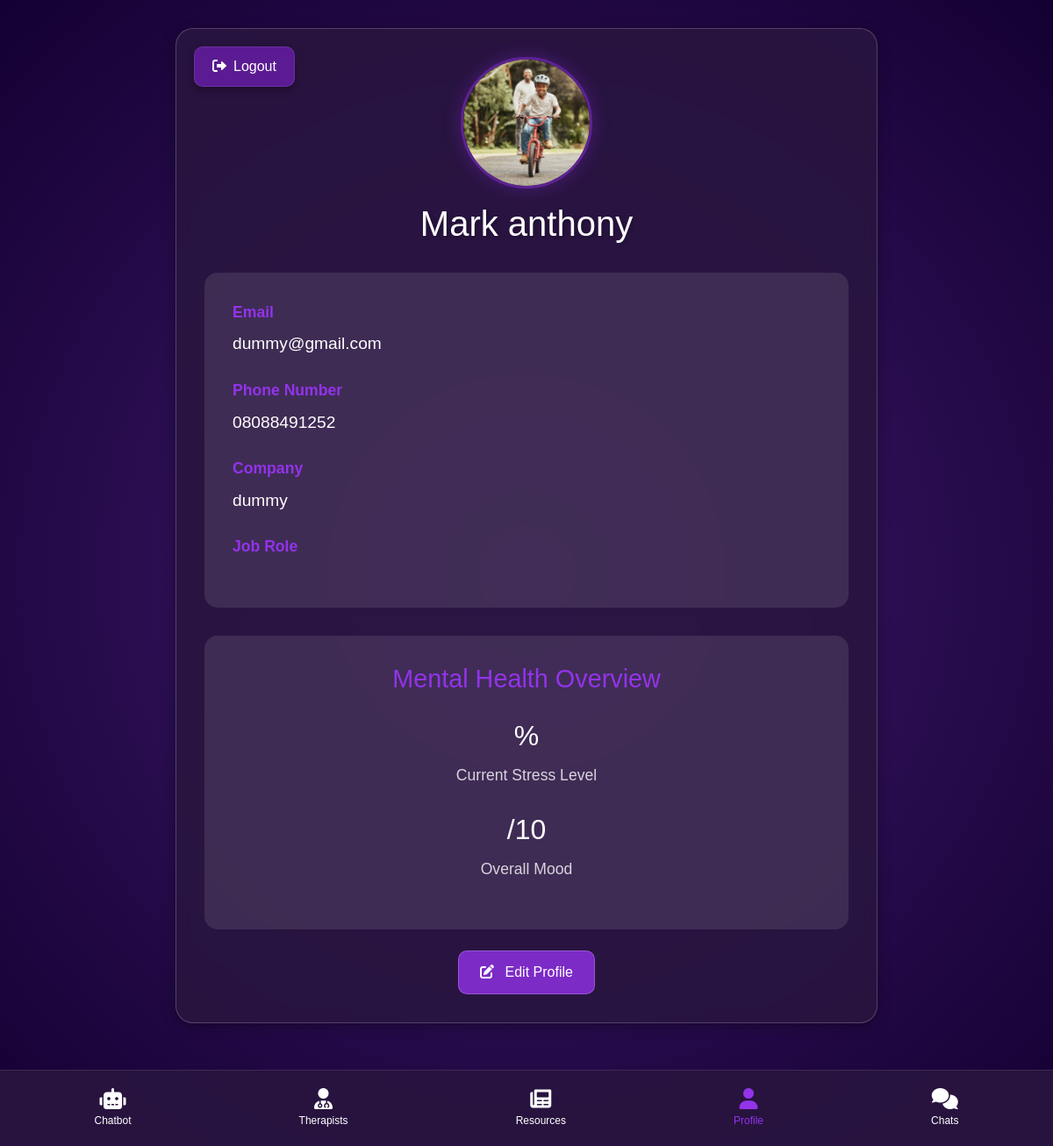
Screenshot of /auth/profile/user/ (signed in) with the database file from the repository.
### user_management/models.py (models this page shows, shortened)
class CustomUser(AbstractBaseUser, PermissionsMixin):
    email = models.EmailField(unique=True)
    phone_number = models.CharField(max_length=15)
    company_name = models.CharField(max_length=255)
    legal_name = models.CharField(max_length=255)
    profile_pic = models.ImageField(upload_to='profile_pics/', default='default_pic.jpg')
    is_active = models.BooleanField(default=True)
    is_staff = models.BooleanField(default=False)
    groups = models.ManyToManyField(
        'auth.Group',
        related_name='custom_user_set',
        blank=True,
        verbose_name='groups',
        help_text='The groups this user belongs to.',
    )
    user_permissions = models.ManyToManyField(
        'auth.Permission',
        related_name='custom_user_set',
        blank=True,
        verbose_name='user permissions',
        help_text='Specific permissions for this user.',
    )
    objects = CustomUserManager()
    USERNAME_FIELD = 'email'
    REQUIRED_FIELDS = ['phone_number', 'company_name', 'legal_name']

### user_management/views.py (the view)
# urls.py: path('profile/user/', profile_page_user, name='profile_page_user'),
@login_required
def profile_page_user(request):
    return render(request, 'user_management/profile_page_user.html', {'user': request.user})

### user_management/templates/user_management/profile_page_user.html (shortened to what this page needs)
{% extends 'user_management/base_with_nav.html' %}
{% block content %}
<div class="profile-container">
    <a href="{% url 'login' %}" class="logout-btn">
        <i class="fas fa-sign-out-alt me-2"></i>Logout
    </a>
    <div class="profile-header">
        <img src="{{ user.profile_pic.url }}" alt="Profile Picture" class="profile-pic">
        <h1 class="profile-name">{{ user.legal_name }}</h1>
    </div>
    <div class="profile-info">
        <div class="info-item">
            <div class="info-label">Email</div>
            <div class="info-value">{{ user.email }}</div>
        </div>
        <div class="info-item">
            <div class="info-label">Phone Number</div>
            <div class="info-value">{{ user.phone_number }}</div>
        </div>
        <div class="info-item">
            <div class="info-label">Company</div>
            <div class="info-value">{{ user.company_name }}</div>
        </div>
        <div class="info-item">
            <div class="info-label">Job Role</div>
        </div>
    </div>
    <div class="mental-health-stats">
        <h2 class="stats-title">Mental Health Overview</h2>
        <div class="stat-item">
            <div class="stat-value">{{ stress_level }}%</div>
            <div class="stat-label">Current Stress Level</div>
        </div>
        <div class="stat-item">
            <div class="stat-value">{{ mood_score }}/10</div>
            <div class="stat-label">Overall Mood</div>
        </div>
    </div>
    <div class="text-center mt-4">
        <a href="{% url 'edit_profile_user' %}" class="edit-profile-btn">
            <i class="fas fa-edit me-2"></i> Edit Profile
        </a>
    </div>
</div>
{% endblock %}

### user_management/templates/user_management/profile_page_user.html (style rules this page uses)
.profile-container { background: rgba(42, 22, 64, 0.9); backdrop-filter: blur(10px); border-radius: 20px; border: 1px solid rgba(255, 255, 255, 0.2); padding: 2rem; margin: 2rem auto 5rem; box-shadow: 0 4px 15px rgba(0, 0, 0, 0.3); color: #ffffff; max-width: 800px; }
.profile-header { text-align: center; margin-bottom: 2rem; }
.profile-pic { width: 150px; height: 150px; border-radius: 50%; margin: 0 auto 1rem; border: 3px solid rgba(147, 51, 234, 0.5); box-shadow: 0 0 20px rgba(147, 51, 234, 0.3); object-fit: cover; }
.profile-name { color: #ffffff; font-size: 2.5rem; margin-bottom: 0.5rem; text-shadow: 2px 2px 4px rgba(0, 0, 0, 0.3); }
.profile-info { background: rgba(255, 255, 255, 0.1); border-radius: 15px; padding: 2rem; margin-bottom: 2rem; }
.info-item { margin-bottom: 1.5rem; }
.info-label { color: #9333ea; font-weight: 600; font-size: 1.1rem; margin-bottom: 0.5rem; }
.info-value { color: #ffffff; font-size: 1.2rem; line-height: 1.6; }
.edit-profile-btn { background: rgba(147, 51, 234, 0.8); color: #ffffff; padding: 0.75rem 1.5rem; border-radius: 10px; text-decoration: none; transition: all 0.3s ease; border: 1px solid rgba(255, 255, 255, 0.2); font-weight: 500; display: inline-block; }
.mental-health-stats { background: rgba(255, 255, 255, 0.1); border-radius: 15px; padding: 2rem; margin-top: 2rem; }
.stats-title { color: #9333ea; font-size: 1.8rem; margin-bottom: 1.5rem; text-align: center; }
.stat-item { text-align: center; margin-bottom: 1.5rem; }
.stat-value { font-size: 2rem; color: #ffffff; margin-bottom: 0.5rem; }
.stat-label { color: rgba(255, 255, 255, 0.8); font-size: 1.1rem; }
.logout-btn { position: fixed; top: 20px; left: 20px; z-index: 1000; background-color: rgba(126, 34, 206, 0.6); color: white; border: 1px solid rgba(255, 255, 255, 0.1); border-radius: 10px; padding: 10px 20px; box-shadow: 0 4px 10px rgba(0, 0, 0, 0.3); font-size: 1rem; transition: all 0.3s ease; text-decoration: none; }

### user_management/templates/user_management/base_with_nav.html (style rules this page uses)
body { background: radial-gradient( circle, rgba(50, 0, 100, 0.9) 0%, rgba(30, 0, 70, 0.95) 50%, rgba(20, 0, 50, 1) 100% ); color: #fff; font-family: 'Poppins', sans-serif; min-height: 100vh; margin: 0; padding-bottom: 60px; position: relative; }

### rows the page displays
CustomUser: profile_pic (picture), legal_name "Mark anthony", email "dummy@gmail.com", phone_number "08088491252", company_name "dummy"
